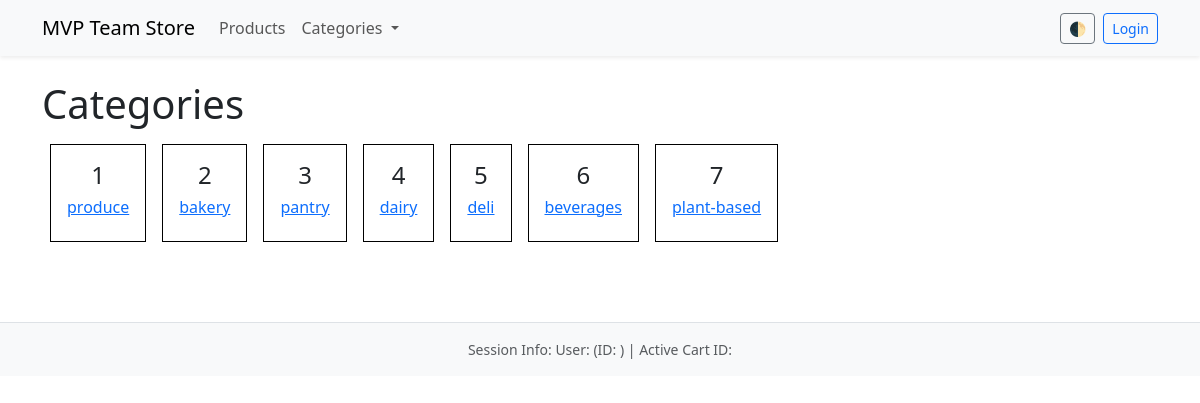
Page /categories/ on the committed database.
### models/category.py (models this page shows, shortened)
class Category(db.Model):
    __tablename__ = "Categories"
    id = db.mapped_column(db.Integer, primary_key=True)
    name = db.mapped_column(db.String)
    products = db.relationship("Product",back_populates="category")

### routes/categories.py (the view)
@categories_bp.route("/")
def categories_page():
    stmt = db.select(Category)
    data = db.session.execute(stmt).scalars()
    stmt2 = db.select(Category)
    data2 = db.session.execute(stmt2).scalars()
    return render_template("categories.html", data = data, categories = data2)

### templates/categories.html
{% extends "base.html" %}
{% block content %}
<h1>Categories</h1>
<div class="d-flex flex-wrap">
  {% for category in data %}
  <div class="m-2 p-3 border border-black text-center">
    <h4>{{ category.id }}</h4>
    <a href=" {{ url_for('categories.category_detail', name=category.name) }}">
      <h6>{{ category.name }}</h6>
    </a>
  </div>
  {% endfor %}
</div>
{% endblock %}

### rows in the picture
Category: id "1", name "produce"
Category: id "2", name "bakery"
Category: id "3", name "pantry"
Category: id "4", name "dairy"
Category: id "5", name "deli"
Category: id "6", name "beverages"
Category: id "7", name "plant-based"
